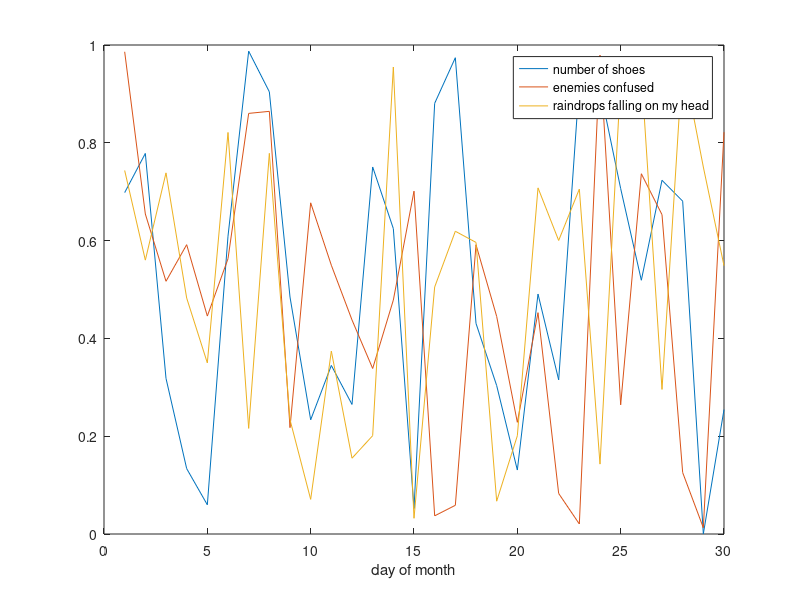

Reproduce this figure in MATLAB. (Note: this script raises an error after producing the figure.)
% clear the workspace
clear, close, clc

% generate a random matrix
mat_data = rand(30, 3);

% plot the data
figure(1);
plot(mat_data);
xlabel('day of month');

% create a standard legend
% (and obtain the handle)
legend({'number of shoes', ...
        'enemies confused', ...
        'raindrops falling on my head'});

% now change the legend to be clickable
legend_curve_selector(legend);